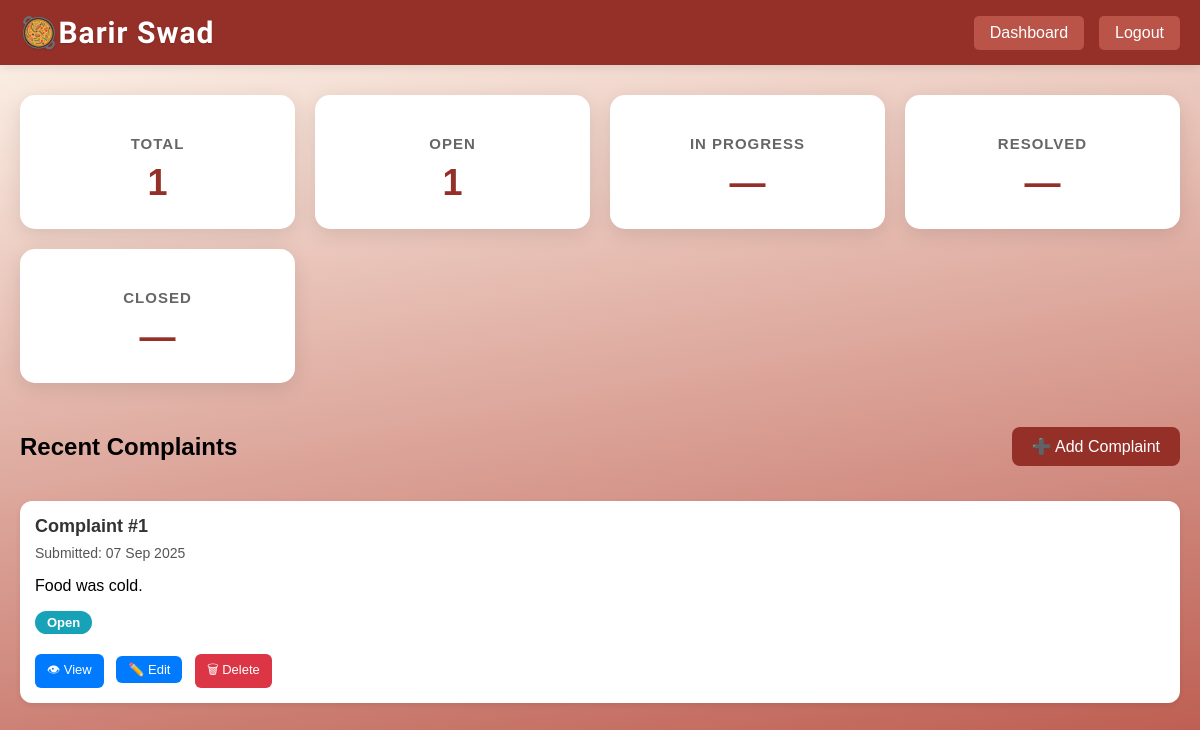
The page /complaint_dashboard.php (signed in) on the database its author committed.
### tables this page shows
CREATE TABLE `complaint_support` (
  `User_ID` int(10) NOT NULL,
  `Complaint_ID` int(10) NOT NULL,
  `Description` text NOT NULL,
  `Status` enum('Open','In Progress','Resolved','Closed') NOT NULL DEFAULT 'Open',
  `Submitted_Date` date NOT NULL,
  `Messages` text NOT NULL
);

### complaint_dashboard.php (the view, shortened to what this page needs)
<?php
require 'dbconnect.php';
$user_id = $_SESSION['user_id'];
$stats_sql = "SELECT
                COUNT(*) AS total,
                SUM(CASE WHEN Status = 'Open' THEN 1 ELSE 0 END) AS open_count,
                SUM(CASE WHEN Status = 'In Progress' THEN 1 ELSE 0 END) AS inprogress_count,
                SUM(CASE WHEN Status = 'Resolved' THEN 1 ELSE 0 END) AS resolved_count,
                SUM(CASE WHEN Status = 'Closed' THEN 1 ELSE 0 END) AS closed_count
              FROM complaint_support
              WHERE User_ID = ?";
$stmt = $conn->prepare($stats_sql);
$stmt->bind_param("i", $user_id);
$stmt->execute();
$stats = $stmt->get_result()->fetch_assoc();
$list_sql = "SELECT Complaint_ID, Description, Status, Submitted_Date, Messages
             FROM complaint_support
             WHERE User_ID = ?
             ORDER BY Submitted_Date DESC
             LIMIT 5";
$stmt = $conn->prepare($list_sql);
$stmt->bind_param("i", $user_id);
$stmt->execute();
$complaints = $stmt->get_result();
?>
<!DOCTYPE html>
<html lang="en">
<head>
<link rel="stylesheet" href="cook_styles.css">
<link rel="stylesheet" href="complaint_styles.css">
</head>
<body>
<header class="header">
    <div class="nav">
        <div class="logo">🥘Barir Swad</div>
        <nav class="nav-links">
            <?php if (isset($_SESSION['user_type'])): ?>
                <?php if ($_SESSION['user_type'] === 'Cook'): ?>
                    <a href="cook_dashboard.php" class="btn">Dashboard</a>
                <?php elseif ($_SESSION['user_type'] === 'Customer'): ?>
                    <a href="customer_dashboard.php" class="btn">Dashboard</a>
                <?php elseif ($_SESSION['user_type'] === 'Admin'): ?>
                    <a href="admin_dashboard.php" class="btn">Dashboard</a>
                <?php endif; ?>
            <?php endif; ?>
            <a href="logout.php" class="btn logout">Logout</a>
        </nav>
    </div>
</header>
<div class="container">
    <div class="stats-grid">
        <div class="stat-card"><h3>Total</h3><div class="number"><?= $stats['total'] ?: '—' ?></div></div>
        <div class="stat-card"><h3>Open</h3><div class="number"><?= $stats['open_count'] ?: '—' ?></div></div>
        <div class="stat-card"><h3>In Progress</h3><div class="number"><?= $stats['inprogress_count'] ?: '—' ?></div></div>
        <div class="stat-card"><h3>Resolved</h3><div class="number"><?= $stats['resolved_count'] ?: '—' ?></div></div>
        <div class="stat-card"><h3>Closed</h3><div class="number"><?= $stats['closed_count'] ?: '—' ?></div></div>
    </div>
    <div class="complaints-section">
        <div class="dashboard-header">
            <h2>Recent Complaints</h2>
            <a href="add_complaint.php" class="btn">➕ Add Complaint</a>
        </div>
        <?php if ($complaints->num_rows > 0): ?>
            <?php $serial = 1; ?>
            <?php while ($row = $complaints->fetch_assoc()): ?>
                <div class="complaint-card">
                    <h3>Complaint #<?= $serial ?></h3>
                    <div class="complaint-meta">
                        Submitted: <?= date("d M Y", strtotime($row['Submitted_Date'])) ?>
                    </div>
                    <p><?= nl2br(htmlspecialchars(mb_strimwidth($row['Description'],0,100,"..."))) ?></p>
                    <?php
                        $statusClass = '';
                        switch ($row['Status']) {
                            case 'Open': $statusClass = 'status-pending'; break;
                        }
                    ?>
                    <span class="status-badge <?= $statusClass ?>"><?= $row['Status'] ?></span>
                    <div class="card-actions">
                        <a href="view_complaint.php?id=<?= $row['Complaint_ID'] ?>&num=<?= $serial ?>" class="btn small">👁 View</a>
                        <a href="edit_complaint.php?id=<?= $row['Complaint_ID'] ?>" class="btn small">✏️ Edit</a>
                        <a href="delete_complaint.php?id=<?= $row['Complaint_ID'] ?>" class="btn small danger" onclick="return confirm('Are you sure you want to delete this complaint?');">🗑 Delete</a>
                    </div>
                </div>
                <?php $serial++; ?>
            <?php endwhile; ?>
        <?php else: ?>
            <p class="no-data">😶 No complaints submitted yet.</p>
        <?php endif; ?>
    </div>
</div>
</body>
</html>

### cook_styles.css (style rules this page uses)
body { font-family: Arial, sans-serif; min-height: 100vh; margin: 0; padding: 0; background: linear-gradient(170deg, #fff8ee 0%, #BA5448 100%); }
.header { background: #953029; box-shadow: 0 2px 10px rgba(0,0,0,0.1); padding: 15px 0; }
.nav { display: flex; justify-content: space-between; align-items: center; max-width: 1200px; margin: 0 auto; padding: 0 20px; }
.logo { font-family: 'DynaPuff', cursive, sans-serif; font-weight: 700; font-size: 30px; color: #fff; letter-spacing: 1px; text-shadow: 0 1px 2px rgba(0,0,0,0.15); transition: transform 0.3s; }
.nav-links { display: flex; gap: 15px; align-items: center; }
.nav-links a { text-decoration: none; color: #333; padding: 8px 16px; border-radius: 5px; transition: background 0.3s; }
.nav-links .btn { background: #BA5448; color: white; }
.nav-links .logout { background: #BA5448; }
.container { max-width: 1200px; margin: 30px auto; padding: 0 20px; }
.btn, button { background: #953029; color: white; padding: 10px 20px; border-radius: 8px; text-decoration: none; border: none; cursor: pointer; transition: all 0.3s; }
.stats-grid { display: grid; grid-template-columns: repeat(auto-fit, minmax(250px, 1fr)); gap: 20px; margin-bottom: 30px; }
.stat-card { background: white; padding: 25px; border-radius: 15px; box-shadow: 0 5px 20px rgba(0,0,0,0.1); text-align: center; transition: transform 0.3s; }
.stat-card h3 { color: #666; font-size: 15px; text-transform: uppercase; margin-bottom: 10px; letter-spacing: 1px; }
.stat-card .number { font-size: 36px; font-weight: bold; color: #953029; }

### complaint_styles.css (style rules this page uses)
.dashboard-header { display: flex; justify-content: space-between; align-items: center; margin: 20px 0; }
.complaint-card { background: #fff; border-radius: 12px; padding: 15px; margin-bottom: 15px; box-shadow: 0 2px 6px rgba(0,0,0,0.08); transition: transform 0.2s ease; }
.complaint-card h3 { margin: 0 0 8px; font-size: 18px; color: #333; }
.complaint-meta { font-size: 14px; color: #555; margin-bottom: 10px; }
.status-badge { display: inline-block; padding: 4px 12px; border-radius: 20px; font-size: 13px; font-weight: 600; color: #fff; margin-bottom: 10px; }
.status-pending { background-color: #17a2b8; }
.card-actions { margin-top: 10px; }
.card-actions a, .card-actions button { margin-right: 8px; text-decoration: none; }
.btn.small { padding: 6px 12px; font-size: 13px; border-radius: 6px; background: #007bff; color: #fff; text-decoration: none; transition: background 0.2s ease; display: inline-block; cursor: pointer; }
.btn.small.danger { background: #dc3545; }

### rows shown on the page
complaint_support: Submitted_Date "07 Sep 2025", Description "Food was cold.", Status "Open"

### other values the page prints
$stats['total'] ?: '—' "1"
$stats['open_count'] ?: '—' "1"
$stats['inprogress_count'] ?: '—' "—"
$stats['resolved_count'] ?: '—' "—"
$stats['closed_count'] ?: '—' "—"
